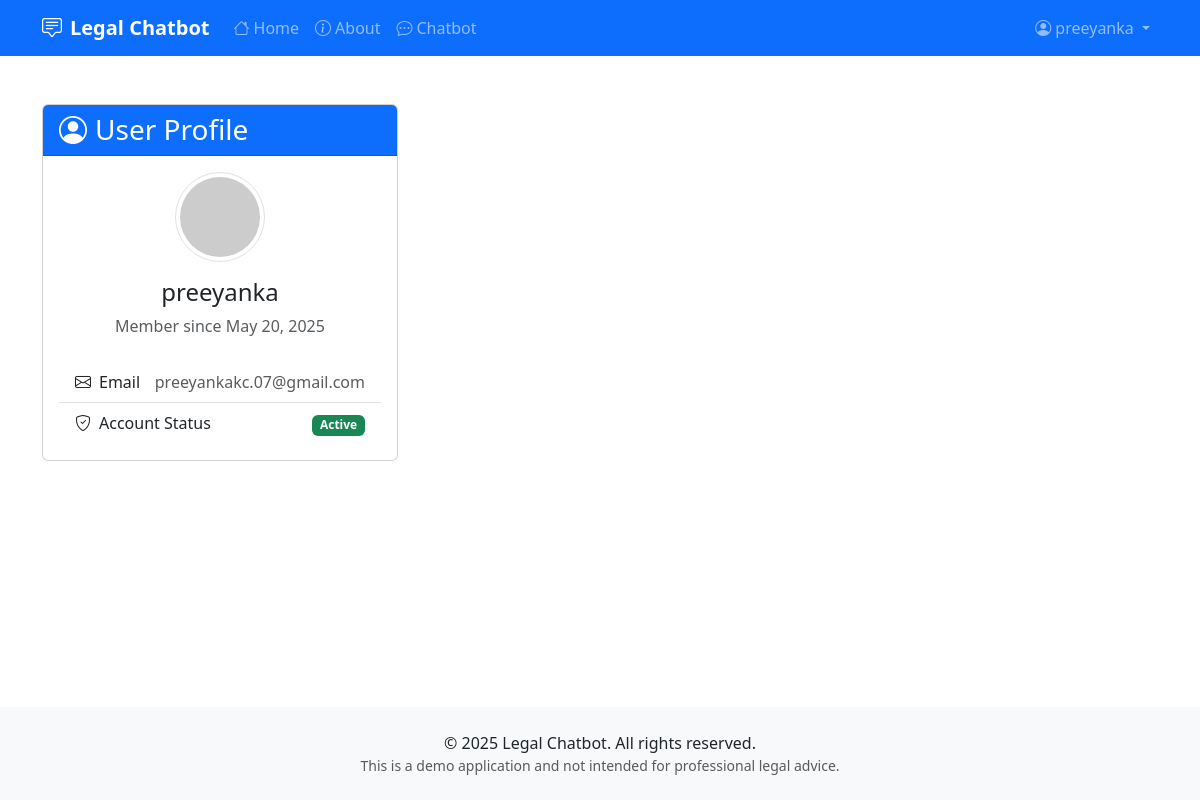
Screenshot of /profile (signed in) with the database file from the repository.
### main.py (models this page shows)
class User(Base):
    __tablename__ = "users"
    id = Column(Integer, primary_key=True, index=True)
    username = Column(String, unique=True, index=True)
    email = Column(String, unique=True, index=True)
    hashed_password = Column(String)
    is_active = Column(Boolean, default=True)
    full_name = Column(String, nullable=True)
    phone = Column(String, nullable=True)
    created_at = Column(DateTime, default=datetime.utcnow)
    chat_messages = relationship("ChatMessage", back_populates="user")

### main.py (the view)
@app.get("/profile", response_class=HTMLResponse)
async def profile(request: Request, db: Session = Depends(get_db)):
    user = get_cookie_user(request, db)
    if not user:
        return RedirectResponse(url="/login", status_code=status.HTTP_303_SEE_OTHER)
    chat_history = db.query(ChatMessage).filter(ChatMessage.user_id == user.id).order_by(ChatMessage.timestamp).all()
    return templates.TemplateResponse("profile.html", {"request": request, "user": user, "chat_history": chat_history})

### templates/profile.html (shortened to what this page needs)
{% extends "base.html" %}
{% block content %}
<div class="row">
    <div class="col-lg-4">
        <div class="card mb-4">
            <div class="card-header bg-primary text-white">
                <h3 class="mb-0"><i class="bi bi-person-circle me-2"></i>User Profile</h3>
            </div>
            <div class="card-body">
                <div class="text-center mb-4">
                    <img src="https://ui-avatars.com/api/?name={{ user.username }}&background=random&size=128" class="rounded-circle img-thumbnail" alt="{{ user.username }}">
                    <h4 class="mt-3">{{ user.username }}</h4>
                    <p class="text-muted">Member since {{ user.created_at.strftime('%B %d, %Y') }}</p>
                </div>
                <ul class="list-group list-group-flush">
                    <li class="list-group-item d-flex justify-content-between align-items-center">
                        <span><i class="bi bi-envelope me-2"></i>Email</span>
                        <span class="text-muted">{{ user.email }}</span>
                    </li>
                    <li class="list-group-item d-flex justify-content-between align-items-center">
                        <span><i class="bi bi-shield-check me-2"></i>Account Status</span>
                        <span class="text-muted">
                            {% if user.is_active %}
                            <span class="badge bg-success">Active</span>
                            {% else %}
                            <span class="badge bg-danger">Inactive</span>
                            {% endif %}
                        </span>
                    </li>
                </ul>
            </div>
        </div>
    </div>
</div>
{% endblock %}

### templates/base.html (shortened to what this page needs)
<!DOCTYPE html>
<html lang="en">
<head>
    <link href="https://cdn.jsdelivr.net/npm/bootstrap@5.3.0-alpha1/dist/css/bootstrap.min.css" rel="stylesheet">
    <link href="https://cdn.jsdelivr.net/npm/bootstrap-icons@1.10.0/font/bootstrap-icons.css" rel="stylesheet">
</head>
<body>
    <nav class="navbar navbar-expand-lg navbar-dark bg-primary">
        <div class="container">
            <a class="navbar-brand" href="/">
                <i class="bi bi-chat-square-text me-2"></i>Legal Chatbot
            </a>
            <div class="collapse navbar-collapse" id="navbarNav">
                <ul class="navbar-nav me-auto">
                    <li class="nav-item">
                        <a class="nav-link" href="/"><i class="bi bi-house me-1"></i>Home</a>
                    </li>
                    <li class="nav-item">
                        <a class="nav-link" href="/about"><i class="bi bi-info-circle me-1"></i>About</a>
                    </li>
                    {% if user %}
                    <li class="nav-item">
                        <a class="nav-link" href="/chatbot"><i class="bi bi-chat-dots me-1"></i>Chatbot</a>
                    </li>
                    {% endif %}
                </ul>
                <ul class="navbar-nav">
                    {% if user %}
                    <li class="nav-item dropdown">
                        <a class="nav-link dropdown-toggle" href="#" id="navbarDropdown" role="button" data-bs-toggle="dropdown">
                            <i class="bi bi-person-circle me-1"></i>{{ user.username }}
                        </a>
                    </li>
                    {% endif %}
                </ul>
            </div>
        </div>
    </nav>
    <main class="py-5">
        <div class="container">
            {% block content %}{% endblock %}
        </div>
    </main>
    <footer class="text-center py-4 bg-light">
        <div class="container">
            <p class="mb-0">&copy; 2025 Legal Chatbot. All rights reserved.</p>
            <p class="small text-muted mb-0">This is a demo application and not intended for professional legal advice.</p>
        </div>
    </footer>
</body>
</html>

### templates/base.html (style rules this page uses)
body { min-height: 100vh; display: flex; flex-direction: column; }
main { flex: 1; }
.navbar-brand { font-weight: bold; }
footer { margin-top: auto; padding: 1rem 0; background-color: #f8f9fa; }

### rows the page displays
User: username "preeyanka", created_at "May 20, 2025", email "preeyankakc.07@gmail.com"
